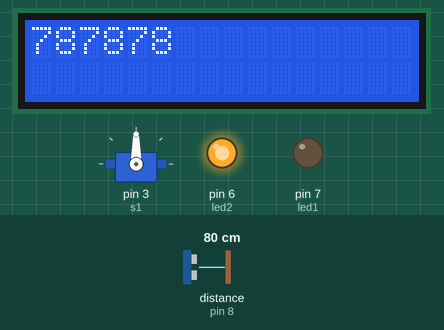
Recording of a sketch running on a simulated Arduino Uno, built with avr-gcc and run on an emulated ATmega328P. On the bench: 16×2 character LCD, servo, output pins drawn as LEDs (lit = HIGH). Wiring (inferred from the names in the program): ultrasonic range finder: trigger pin 9; echo pin 8. The inputs (shaded band) are chosen by the test bench; at power-on: distance to the obstacle (sensor on pin 8) 80 cm. The echo pulse lasts 58.3 µs per cm; pins used as bus, display or sensor lines are not drawn; what the sketch prints to the serial monitor is not drawn.

Above: at 1.2 s.
1.3 s: distance to the obstacle (sensor on pin 8) set to 8 cm
At 2.8 s:
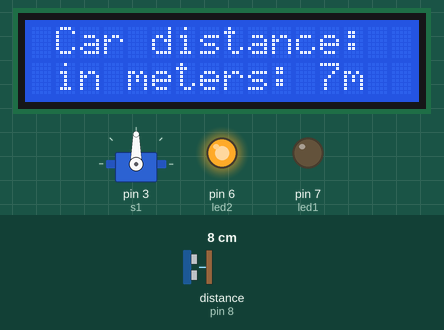
3.1 s: distance to the obstacle (sensor on pin 8) set to 5 cm
At 7.4 s:
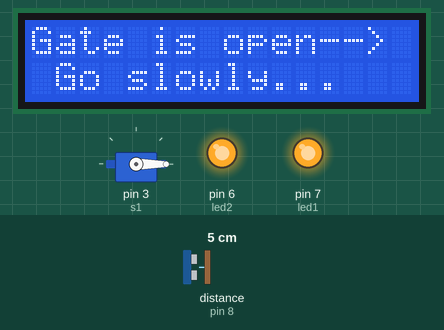
At 14.7 s:
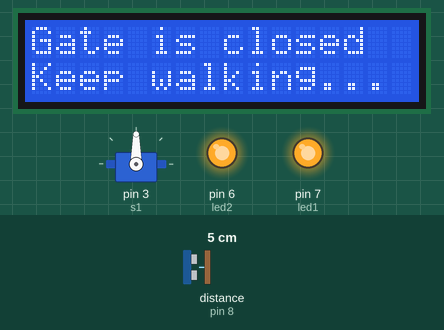
Timing chart, 0 to 16.2 s (numbered marks = the images above; inputs shaded):
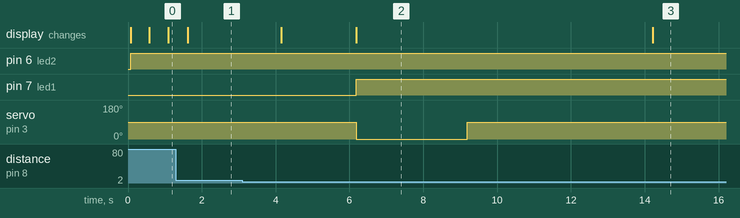

The sketch:

tollgate.ino
```cpp
//Object detection with LCD, LED and buzzer
//@mahfuzur rahman Kiron
//Coding Tips BD

#include <LiquidCrystal_I2C.h>
#define trigPin 9
#define echoPin 8
#define led1 7
#define led2 6
#include <Servo.h>
LiquidCrystal_I2C lcd(0x27, 16, 2);
int duration, distance;
Servo s1;

void setup() {
  Serial.begin (9600);
  lcd.init();               // initialize the lcd
  lcd.backlight();
  pinMode(trigPin, OUTPUT); // config trigger pin to output mode
  pinMode(echoPin, INPUT);
  pinMode(led1, OUTPUT);
  pinMode(led2, OUTPUT);
  s1.attach(3);

}

void loop() {

  digitalWrite(trigPin, HIGH);
  delayMicroseconds(2);
  digitalWrite(trigPin, LOW);
  duration = pulseIn(echoPin, HIGH);
  distance=0.017 * duration;           // calculate the distance
  lcd.print(distance);

   if (distance <= 20 || distance <= 0){
    lcd.clear();

    lcd.print(" Car distance: ");
    lcd.setCursor(0, 1);
    lcd.print(" in meters: ");
    lcd.print(distance);
    lcd.print("m");
    lcd.setCursor(0, 1);

    delay(2000);
    Serial.println("wlc to tollgate");
  }
  else {
    Serial.print("wlc to tollgate");
    Serial.println("plz keep patient");

  }

  if (distance < 6) {
  lcd.clear();
  lcd.print("Gate is open-->");
  lcd.setCursor(0, 1);
  lcd.print(" Go slowly...");
  lcd.setCursor(0, 1);
  digitalWrite(led1,HIGH);
  s1.write(0);
  delay(3000);
  s1.write(90);
  lcd.setCursor(0, 1);
  delay(5000);
  lcd.clear();
  lcd.print("Gate is closed");
  lcd.setCursor(0, 1);
  lcd.print("Keep walking...");
  lcd.setCursor(0, 1);
  digitalWrite(led2,HIGH);
  delay(2000);
  lcd.setCursor(0,1);
  Serial.println("  Gate is open");

}
  else {

    digitalWrite(led1,LOW);
    digitalWrite(led2,HIGH);
  }

  if (distance >= 100 || distance <= 0){
    lcd.clear();
    Serial.println("WLC To Tollgate");
    lcd.print("WLC To Toll-gate");
    lcd.setCursor(0, 1);
    lcd.print("Plz Keep Patient");
    lcd.setCursor(0, 1);
    delay(2000);
  }
  else {
    Serial.print(distance);
    Serial.println(" cm");

  }

  delay(500);

}
```

Measured:
- the behaviour switches between 7 and 6 cm on distance to the obstacle (sensor on pin 8) (found by bisection; images 1 and 2)
- after the input at 1.3 s, the display: changes after 0.32 s (image 1)
- after the input at 3.1 s, pin 7 (led1): LOW → HIGH after 3.1 s; servo on pin 3 (s1): 90° → 0° after 3.1 s, → 90° 3.0 s later; the display: first changes after 1.1 s (image 2 shows a later state)
- what the display in image 2 shows lasts 8.0 s, from 6.2 s to 14.2 s
